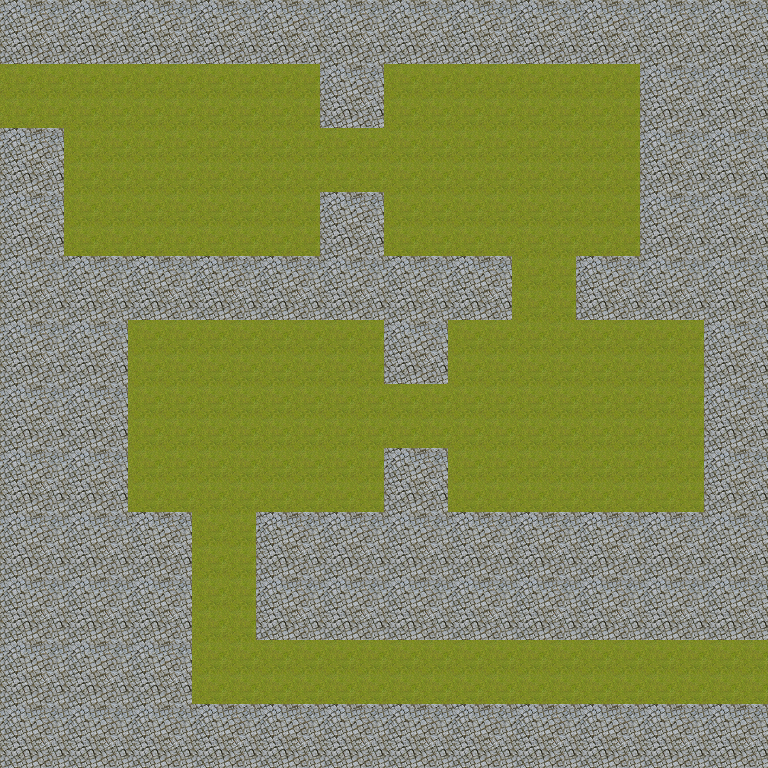

A level layout from a 2D game, rendered from its tile map. Below: a short description, then the map file with tile-grid data replaced by summaries:
An orthogonal 12x12 tile map with 64x64 px tiles, 1 tile layer (background) and 10 objects (8x 5, start, end).

<map version="1.0" orientation="orthogonal" renderorder="left-up" width="12" height="12" tilewidth="64" tileheight="64" nextobjectid="71">
 <tileset firstgid="1" name="level" tilewidth="64" tileheight="64" tilecount="64" columns="8">
  <image source="tiledsets/level.png" width="512" height="512" />
  <tile id="0">
   <properties>
    <property name="description" value="wall" />
   </properties>
  </tile>
  <tile id="1">
   <properties>
    <property name="description" value="wall" />
   </properties>
  </tile>
  <tile id="2">
   <properties>
    <property name="description" value="wall" />
   </properties>
  </tile>
  <tile id="3">
   <properties>
    <property name="description" value="wall" />
   </properties>
  </tile>
  <tile id="4">
   <properties>
    <property name="description" value="wall" />
   </properties>
  </tile>
  <tile id="5">
   <properties>
    <property name="description" value="wall" />
   </properties>
  </tile>
  <tile id="6">
   <properties>
    <property name="description" value="wall" />
   </properties>
  </tile>
  <tile id="7">
   <properties>
    <property name="description" value="wall" />
   </properties>
  </tile>
  <tile id="8">
   <properties>
    <property name="description" value="wall" />
   </properties>
  </tile>
  <tile id="9">
   <properties>
    <property name="description" value="wall" />
   </properties>
  </tile>
  <tile id="10">
   <properties>
    <property name="description" value="wall" />
   </properties>
  </tile>
  <tile id="11">
   <properties>
    <property name="description" value="wall" />
   </properties>
  </tile>
  <tile id="12">
   <properties>
    <property name="description" value="wall" />
   </properties>
  </tile>
  <tile id="13">
   <properties>
    <property name="description" value="wall" />
   </properties>
  </tile>
  <tile id="14">
   <properties>
    <property name="description" value="ground" />
   </properties>
  </tile>
  <tile id="15">
   <properties>
    <property name="description" value="wall" />
   </properties>
  </tile>
  <tile id="16">
   <properties>
    <property name="description" value="wall" />
   </properties>
  </tile>
  <tile id="17">
   <properties>
    <property name="description" value="wall" />
   </properties>
  </tile>
  <tile id="18">
   <properties>
    <property name="description" value="wall" />
   </properties>
  </tile>
  <tile id="19">
   <properties>
    <property name="description" value="wall" />
   </properties>
  </tile>
  <tile id="20">
   <properties>
    <property name="description" value="wall" />
   </properties>
  </tile>
  <tile id="21">
   <properties>
    <property name="description" value="wall" />
   </properties>
  </tile>
  <tile id="22">
   <properties>
    <property name="description" value="wall" />
   </properties>
  </tile>
  <tile id="23">
   <properties>
    <property name="description" value="wall" />
   </properties>
  </tile>
  <tile id="24">
   <properties>
    <property name="description" value="wall" />
   </properties>
  </tile>
  <tile id="25">
   <properties>
    <property name="description" value="wall" />
   </properties>
  </tile>
  <tile id="26">
   <properties>
    <property name="description" value="wall" />
   </properties>
  </tile>
  <tile id="27">
   <properties>
    <property name="description" value="wall" />
   </properties>
  </tile>
  <tile id="28">
   <properties>
    <property name="description" value="wall" />
   </properties>
  </tile>
  <tile id="29">
   <properties>
    <property name="description" value="wall" />
   </properties>
  </tile>
  <tile id="30">
   <properties>
    <property name="description" value="wall" />
   </properties>
  </tile>
  <tile id="31">
   <properties>
    <property name="description" value="wall" />
   </properties>
  </tile>
  <tile id="32">
   <properties>
    <property name="description" value="wall" />
   </properties>
  </tile>
  <tile id="33">
   <properties>
    <property name="description" value="wall" />
   </properties>
  </tile>
  <tile id="34">
   <properties>
    <property name="description" value="wall" />
   </properties>
  </tile>
  <tile id="35">
   <properties>
    <property name="description" value="wall" />
   </properties>
  </tile>
  <tile id="36">
   <properties>
    <property name="description" value="wall" />
   </properties>
  </tile>
  <tile id="37">
   <properties>
    <property name="description" value="wall" />
   </properties>
  </tile>
  <tile id="38">
   <properties>
    <property name="description" value="wall" />
   </properties>
  </tile>
  <tile id="39">
   <properties>
    <property name="description" value="wall" />
   </properties>
  </tile>
  <tile id="40">
   <properties>
    <property name="description" value="wall" />
   </properties>
  </tile>
  <tile id="41">
   <properties>
    <property name="description" value="wall" />
   </properties>
  </tile>
  <tile id="42">
   <properties>
    <property name="description" value="wall" />
   </properties>
  </tile>
  <tile id="43">
   <properties>
    <property name="description" value="wall" />
   </properties>
  </tile>
  <tile id="44">
   <properties>
    <property name="description" value="wall" />
   </properties>
  </tile>
  <tile id="45">
   <properties>
    <property name="description" value="wall" />
   </properties>
  </tile>
  <tile id="46">
   <properties>
    <property name="description" value="wall" />
   </properties>
  </tile>
  <tile id="47">
   <properties>
    <property name="description" value="wall" />
   </properties>
  </tile>
  <tile id="48">
   <properties>
    <property name="description" value="wall" />
   </properties>
  </tile>
  <tile id="49">
   <properties>
    <property name="description" value="wall" />
   </properties>
  </tile>
  <tile id="50">
   <properties>
    <property name="description" value="wall" />
   </properties>
  </tile>
  <tile id="51">
   <properties>
    <property name="description" value="wall" />
   </properties>
  </tile>
  <tile id="52">
   <properties>
    <property name="description" value="wall" />
   </properties>
  </tile>
  <tile id="53">
   <properties>
    <property name="description" value="wall" />
   </properties>
  </tile>
  <tile id="54">
   <properties>
    <property name="description" value="wall" />
   </properties>
  </tile>
  <tile id="55">
   <properties>
    <property name="description" value="wall" />
   </properties>
  </tile>
  <tile id="56">
   <properties>
    <property name="description" value="wall" />
   </properties>
  </tile>
  <tile id="57">
   <properties>
    <property name="description" value="wall" />
   </properties>
  </tile>
  <tile id="58">
   <properties>
    <property name="description" value="wall" />
   </properties>
  </tile>
  <tile id="59">
   <properties>
    <property name="description" value="wall" />
   </properties>
  </tile>
  <tile id="60">
   <properties>
    <property name="description" value="wall" />
   </properties>
  </tile>
  <tile id="61">
   <properties>
    <property name="description" value="wall" />
   </properties>
  </tile>
  <tile id="62">
   <properties>
    <property name="description" value="wall" />
   </properties>
  </tile>
  <tile id="63">
   <properties>
    <property name="description" value="wall" />
   </properties>
  </tile>
 </tileset>
 <layer name="background" width="12" height="12">
  <data>[144 cells, 144 non-empty, 2 distinct tile ids]</data>
 </layer>
 <objectgroup name="Enemies">
  <object id="62" type="5" x="144" y="80" width="32" height="32">
   <properties>
    <property name="speed" type="float" value="1" />
    <property name="start_direction" type="int" value="4" />
   </properties>
   <ellipse />
  </object>
  </objectgroup>
 <objectgroup name="Player">
  <!-- 2 objects omitted --></objectgroup>
</map>
<!-- 9 of 10 objects omitted -->
